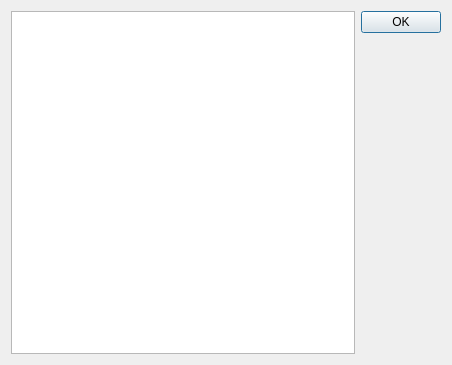
<?xml version="1.0" encoding="UTF-8"?>
<ui version="4.0">
 <class>AchimentDialog</class>
 <widget class="QDialog" name="AchimentDialog">
  <property name="geometry">
   <rect>
    <x>0</x>
    <y>0</y>
    <width>452</width>
    <height>365</height>
   </rect>
  </property>
  <property name="windowTitle">
   <string>Dialog</string>
  </property>
  <layout class="QGridLayout" name="gridLayout">
   <item row="0" column="0" rowspan="2">
    <widget class="QTableWidget" name="tableWidget_achievement"/>
   </item>
   <item row="0" column="1">
    <widget class="QPushButton" name="btn_OK">
     <property name="text">
      <string>OK</string>
     </property>
    </widget>
   </item>
   <item row="1" column="1">
    <spacer name="verticalSpacer">
     <property name="orientation">
      <enum>Qt::Vertical</enum>
     </property>
     <property name="sizeHint" stdset="0">
      <size>
       <width>20</width>
       <height>310</height>
      </size>
     </property>
    </spacer>
   </item>
  </layout>
 </widget>
 <resources/>
 <connections/>
</ui>
